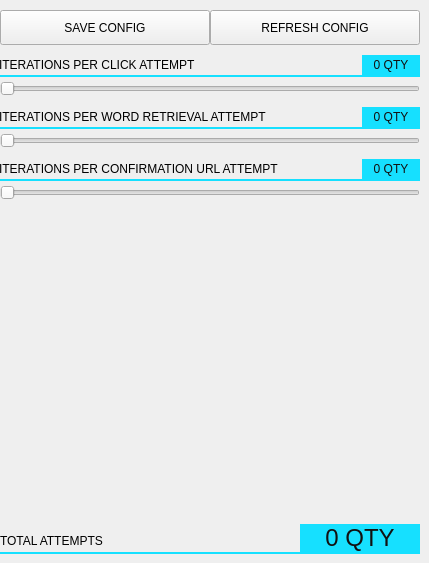
     <widget class="QWidget" name="attempts">
      <attribute name="title">
       <string>ATTEMPTS</string>
      </attribute>
      <widget class="QPushButton" name="attempts_save_config">
       <property name="geometry">
        <rect>
         <x>0</x>
         <y>10</y>
         <width>210</width>
         <height>35</height>
        </rect>
       </property>
       <property name="styleSheet">
        <string notr="true">border-right: 2px solid #0a0a0a;</string>
       </property>
       <property name="text">
        <string>SAVE CONFIG</string>
       </property>
      </widget>
      <widget class="QPushButton" name="attempts_refresh_config">
       <property name="geometry">
        <rect>
         <x>210</x>
         <y>10</y>
         <width>210</width>
         <height>35</height>
        </rect>
       </property>
       <property name="styleSheet">
        <string notr="true"/>
       </property>
       <property name="text">
        <string>REFRESH CONFIG</string>
       </property>
      </widget>
      <widget class="QWidget" name="attempts_sendClick" native="true">
       <property name="geometry">
        <rect>
         <x>0</x>
         <y>55</y>
         <width>420</width>
         <height>42</height>
        </rect>
       </property>
       <widget class="QLabel" name="attempts_sendClick_title">
        <property name="geometry">
         <rect>
          <x>-1</x>
          <y>1</y>
          <width>224</width>
          <height>18</height>
         </rect>
        </property>
        <property name="styleSheet">
         <string notr="true"/>
        </property>
        <property name="text">
         <string>ITERATIONS PER CLICK ATTEMPT</string>
        </property>
       </widget>
       <widget class="QSlider" name="attempts_sendClick_horizontalSlider">
        <property name="geometry">
         <rect>
          <x>0</x>
          <y>26</y>
          <width>420</width>
          <height>16</height>
         </rect>
        </property>
        <property name="styleSheet">
         <string notr="true"/>
        </property>
        <property name="orientation">
         <enum>Qt::Horizontal</enum>
        </property>
       </widget>
       <widget class="QLabel" name="attempts_sendClick_qty">
        <property name="geometry">
         <rect>
          <x>362</x>
          <y>0</y>
          <width>58</width>
          <height>20</height>
         </rect>
        </property>
        <property name="minimumSize">
         <size>
          <width>0</width>
          <height>0</height>
         </size>
        </property>
        <property name="styleSheet">
         <string notr="true">background-color: #16e0ff;
color: #111111;
padding: 1px;</string>
        </property>
        <property name="text">
         <string>0 QTY</string>
        </property>
        <property name="alignment">
         <set>Qt::AlignCenter</set>
        </property>
       </widget>
       <widget class="QLabel" name="attempts_sendClick_devider">
        <property name="geometry">
         <rect>
          <x>0</x>
          <y>20</y>
          <width>420</width>
          <height>2</height>
         </rect>
        </property>
        <property name="styleSheet">
         <string notr="true">background-color: #16e0ff;</string>
        </property>
        <property name="text">
         <string/>
        </property>
       </widget>
      </widget>
      <widget class="QWidget" name="attempts_getWord" native="true">
       <property name="geometry">
        <rect>
         <x>0</x>
         <y>107</y>
         <width>420</width>
         <height>42</height>
        </rect>
       </property>
       <widget class="QLabel" name="attempts_getWord_title">
        <property name="geometry">
         <rect>
          <x>-1</x>
          <y>1</y>
          <width>296</width>
          <height>18</height>
         </rect>
        </property>
        <property name="styleSheet">
         <string notr="true"/>
        </property>
        <property name="text">
         <string>ITERATIONS PER WORD RETRIEVAL ATTEMPT</string>
        </property>
       </widget>
       <widget class="QSlider" name="attempts_getWord_horizontalSlider">
        <property name="geometry">
         <rect>
          <x>0</x>
          <y>26</y>
          <width>420</width>
          <height>16</height>
         </rect>
        </property>
        <property name="styleSheet">
         <string notr="true"/>
        </property>
        <property name="orientation">
         <enum>Qt::Horizontal</enum>
        </property>
       </widget>
       <widget class="QLabel" name="attempts_getWord_devider">
        <property name="geometry">
         <rect>
          <x>0</x>
          <y>20</y>
          <width>420</width>
          <height>2</height>
         </rect>
        </property>
        <property name="styleSheet">
         <string notr="true">background-color: #16e0ff;</string>
        </property>
        <property name="text">
         <string/>
        </property>
       </widget>
       <widget class="QLabel" name="attempts_getWord_qty">
        <property name="geometry">
         <rect>
          <x>362</x>
          <y>0</y>
          <width>58</width>
          <height>20</height>
         </rect>
        </property>
        <property name="minimumSize">
         <size>
          <width>0</width>
          <height>0</height>
         </size>
        </property>
        <property name="styleSheet">
         <string notr="true">background-color: #16e0ff;
color: #111111;
padding: 1px;</string>
        </property>
        <property name="text">
         <string>0 QTY</string>
        </property>
        <property name="alignment">
         <set>Qt::AlignCenter</set>
        </property>
       </widget>
      </widget>
      <widget class="QWidget" name="attempts_getConfirmUrl" native="true">
       <property name="geometry">
        <rect>
         <x>0</x>
         <y>159</y>
         <width>420</width>
         <height>42</height>
        </rect>
       </property>
       <widget class="QLabel" name="attempts_getConfirmUrl_title">
        <property name="geometry">
         <rect>
          <x>-1</x>
          <y>1</y>
          <width>312</width>
          <height>18</height>
         </rect>
        </property>
        <property name="styleSheet">
         <string notr="true"/>
        </property>
        <property name="text">
         <string>ITERATIONS PER CONFIRMATION URL ATTEMPT</string>
        </property>
       </widget>
       <widget class="QSlider" name="attempts_getConfirmUrl_horizontalSlider">
        <property name="geometry">
         <rect>
          <x>0</x>
          <y>26</y>
          <width>420</width>
          <height>16</height>
         </rect>
        </property>
        <property name="styleSheet">
         <string notr="true"/>
        </property>
        <property name="orientation">
         <enum>Qt::Horizontal</enum>
        </property>
       </widget>
       <widget class="QLabel" name="attempts_getConfirmUrl_devider">
        <property name="geometry">
         <rect>
          <x>0</x>
          <y>20</y>
          <width>420</width>
          <height>2</height>
         </rect>
        </property>
        <property name="styleSheet">
         <string notr="true">background-color: #16e0ff;</string>
        </property>
        <property name="text">
         <string/>
        </property>
       </widget>
       <widget class="QLabel" name="attempts_getConfirmUrl_qty">
        <property name="geometry">
         <rect>
          <x>362</x>
          <y>0</y>
          <width>58</width>
          <height>20</height>
         </rect>
        </property>
        <property name="minimumSize">
         <size>
          <width>0</width>
          <height>0</height>
         </size>
        </property>
        <property name="styleSheet">
         <string notr="true">background-color: #16e0ff;
color: #111111;
padding: 1px;</string>
        </property>
        <property name="text">
         <string>0 QTY</string>
        </property>
        <property name="alignment">
         <set>Qt::AlignCenter</set>
        </property>
       </widget>
      </widget>
      <widget class="QWidget" name="attempts_totalAttempts" native="true">
       <property name="geometry">
        <rect>
         <x>0</x>
         <y>524</y>
         <width>420</width>
         <height>30</height>
        </rect>
       </property>
       <widget class="QLabel" name="attempts_totalAttempts_title">
        <property name="geometry">
         <rect>
          <x>0</x>
          <y>8</y>
          <width>208</width>
          <height>18</height>
         </rect>
        </property>
        <property name="styleSheet">
         <string notr="true"/>
        </property>
        <property name="text">
         <string>TOTAL ATTEMPTS</string>
        </property>
       </widget>
       <widget class="QLabel" name="attempts_totalAttempts_devider">
        <property name="geometry">
         <rect>
          <x>0</x>
          <y>28</y>
          <width>420</width>
          <height>2</height>
         </rect>
        </property>
        <property name="styleSheet">
         <string notr="true">background-color: #16e0ff;</string>
        </property>
        <property name="text">
         <string/>
        </property>
       </widget>
       <widget class="QLabel" name="attempts_totalAttempts_qty">
        <property name="geometry">
         <rect>
          <x>300</x>
          <y>0</y>
          <width>120</width>
          <height>28</height>
         </rect>
        </property>
        <property name="styleSheet">
         <string notr="true">font-size: 24px;
background-color: #16e0ff;
color: #111111;
padding: 0 8px;</string>
        </property>
        <property name="text">
         <string>0 QTY</string>
        </property>
        <property name="alignment">
         <set>Qt::AlignCenter</set>
        </property>
       </widget>
      </widget>
     </widget>
